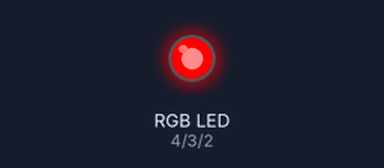
Simulated run of this sketch. Board: Arduino Uno, built with avr-gcc and run on an emulated ATmega328P. On the bench: an RGB LED mixed from three pins (HIGH = lit).

Above: at 0.1 s.
Timing chart, 0 to 1.6 s (numbered marks = the images above):
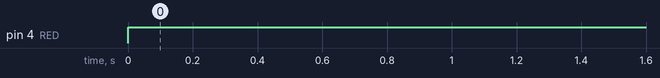

Measured:
- by itself, pin 4 (RED): LOW → HIGH at 0.00 s

The sketch:

RGB_LED.ino
```cpp
//www.elegoo.com
//2016.12.8

// Define Pins
#define BLUE 2
#define GREEN 3
#define RED 4

void setup()
{
pinMode(RED, OUTPUT);
pinMode(GREEN, OUTPUT);
pinMode(BLUE, OUTPUT);
}


// main loop
void loop()
{
analogWrite(RED, 255);
analogWrite(GREEN, 0);
}
```
